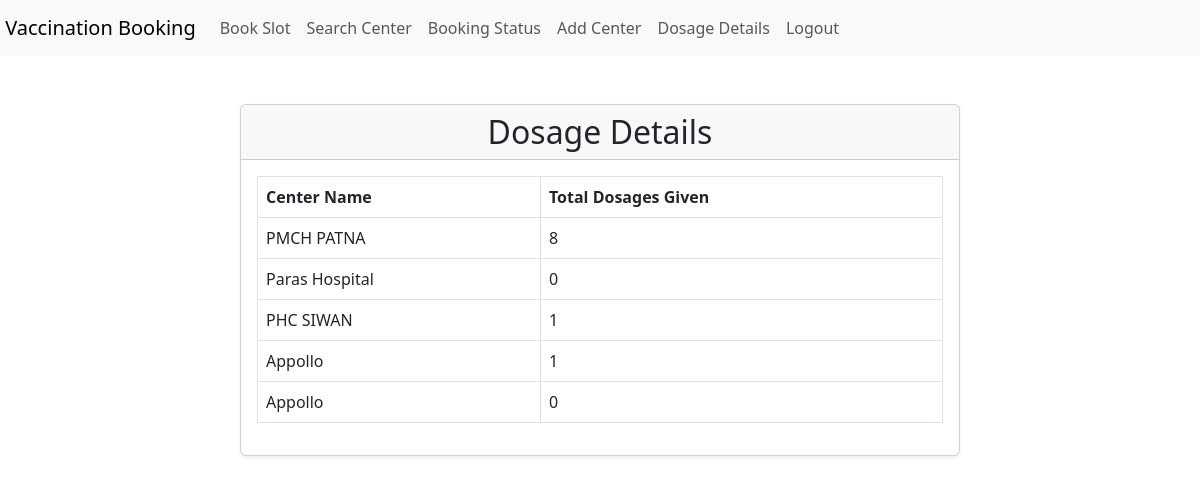
The page /dosage-details/ (signed in) on the database its author committed.
### booking_app/models.py (models this page shows, shortened)
class VaccinationCenter(models.Model):
    name = models.CharField(max_length=100)
    address = models.TextField()
    working_hours = models.CharField(max_length=100)
    total_slots_per_day = models.IntegerField(default=10)
    total_dosage_given = models.IntegerField(default=0)

### booking_app/views.py (the view)
# urls.py: path("dosage-details/", views.dosage_details, name="dosage_details"),
@login_required
def dosage_details(request):
    if not request.user.is_superuser:
        return redirect("login")
    centers = VaccinationCenter.objects.annotate(dosages_given=Count("vaccinationslot"))
    return render(request, "dosage_details.html", {"centers": centers})

### templates/dosage_details.html
{% extends 'base.html' %}
{% block content %}
  <div class="container mt-5">
    <div class="row justify-content-center">
      <div class="col-md-8">
        <div class="card shadow-sm">
          <div class="card-header">
            <h2 class="text-center mb-0">Dosage Details</h2>
          </div>
          <div class="card-body">
            <div class="table-responsive">
              <table class="table table-bordered">
                <thead>
                  <tr>
                    <th>Center Name</th>
                    <th>Total Dosages Given</th>
                  </tr>
                </thead>
                <tbody>
                  {% for center in centers %}
                    <tr>
                      <td>{{ center.name }}</td>
                      <td>{{ center.dosages_given }}</td>
                    </tr>
                  {% endfor %}
                </tbody>
              </table>
            </div>
          </div>
        </div>
      </div>
    </div>
  </div>
{% endblock %}

### rows shown on the page
VaccinationCenter: name "PMCH PATNA", dosages_given "8"
VaccinationCenter: name "Paras Hospital", dosages_given "0"
VaccinationCenter: name "PHC SIWAN", dosages_given "1"
VaccinationCenter: name "Appollo", dosages_given "1"
VaccinationCenter: name "Appollo", dosages_given "0"
